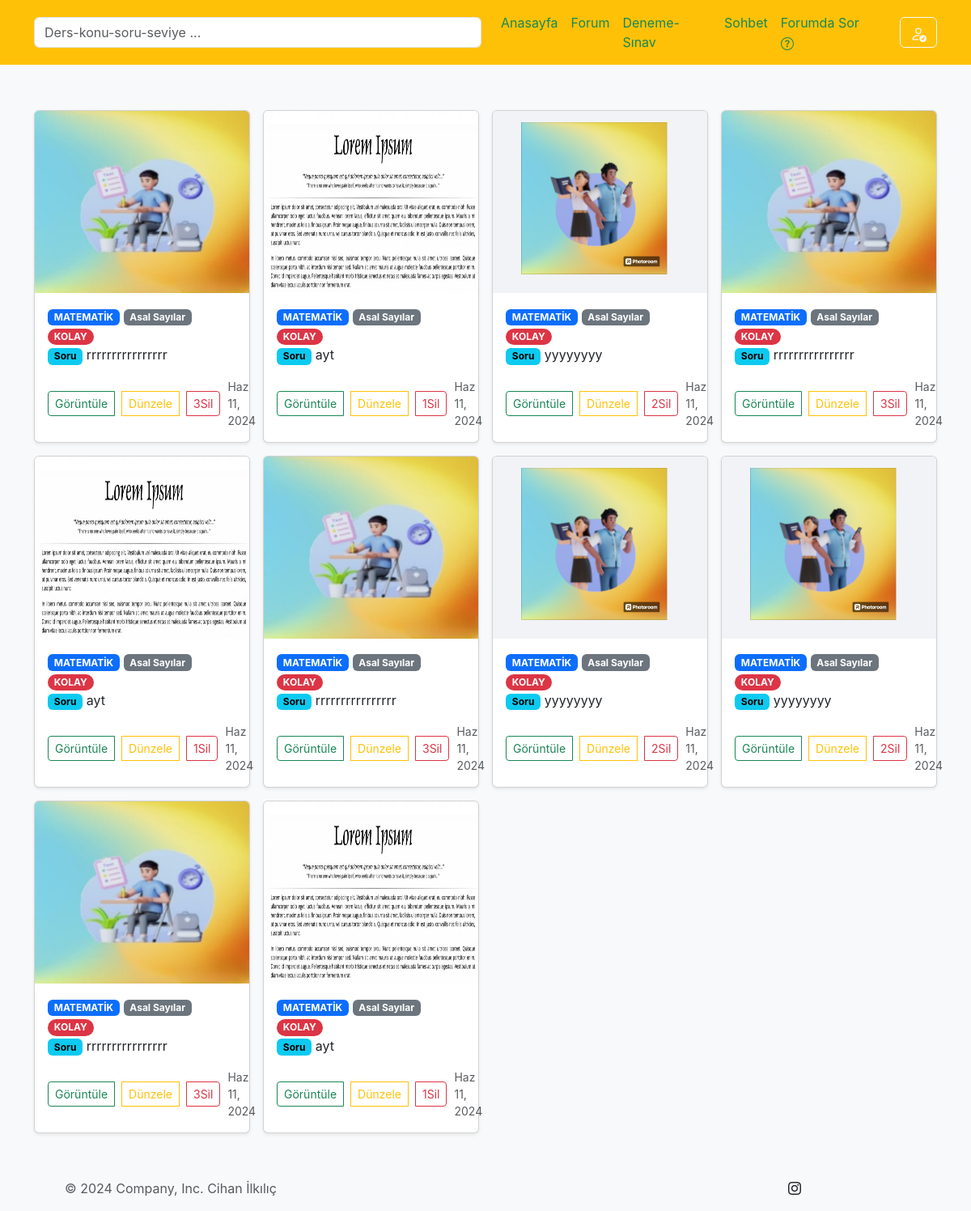
Page /cart/exam_edit/deneme15/ (signed in) on the committed database.
### exam/models.py (models this page shows, shortened)
class Exam(models.Model):
    author=models.ForeignKey(User,on_delete = models.CASCADE,verbose_name="Soruyu Yazan",default=0)# bunu django hazır kullanıcı tablosundan alıyoruz
    Lessons=models.CharField(verbose_name="Ders Adı",null=True,max_length=50,default=0)
    Exam_Title=models.CharField(verbose_name="Sınav Adı",null=True,max_length=50,default=0)
    Question=models.TextField(verbose_name="Soru",blank=True, null=True)
    Choice_A=models.TextField(verbose_name="A Şıkkı",blank=True, null=True)
    Choice_B=models.TextField(verbose_name="B Şıkkı",blank=True, null=True)
    Choice_C=models.TextField(verbose_name="C Şıkkı",blank=True, null=True)
    Choice_D=models.TextField(verbose_name="D Şıkkı",blank=True, null=True)
    Choice_E=models.TextField(verbose_name="E Şıkkı",blank=True, null=True)
    Answer=models.TextField(verbose_name="Cevap",blank=True, null=True)
    Classroom=models.CharField(verbose_name="Kaçıncı Sınıf Sorusu?",null=True,blank=False,max_length=10,default=0)
    Topics_Name=models.CharField(max_length=100,verbose_name="Konu Adı",null=True,default=0)
    Question_Types=models.CharField(verbose_name='SORU TİPLERİ',null=True,max_length=20,default=0)
    Level = models.CharField(max_length=6, blank=True,default=0)
    Question_ID = models.CharField(max_length=30, blank=True,default=0)
    Question_Image=models.ImageField(upload_to='question_images/',blank=True, null=True, verbose_name="Soruya Fotoğraf Ekleyin")
    Created_Date=models.DateTimeField(auto_now=True,verbose_name="Oluşturma Tarihi")

### cart/views.py (the view)
# urls.py: path('exam_edit/<str:edit_>/', views.exam_edit, name='exam_edit'),
def exam_edit(request, edit_):
    user = get_object_or_404(Profile, author_id=request.user.id)
    if request.user.is_authenticated:
        if user.user_types =="Teacher":
            print(edit_)
            global edit_value  # `edit_` değerini ekrana yazdırın
            edit_value = edit_  # İstenen değeri `edit_degeri` değişkenine atayın
            print("yeni", edit_value)
            edit = Exam.objects.filter(Q(author=request.user) & Q(Exam_Title=edit_))
            context = {
                'edit': edit
            }
            return render(request, "exam/exam_edit.html", context)
        else:
            redirect_url = reverse('quizorder:index')  # 'hata_sayfasi' isimli URL'nin adını projenize göre değiştirin
            return HttpResponseRedirect(redirect_url)
    else:
        redirect_url = reverse('quizorder:index')  # 'hata_sayfasi' isimli URL'nin adını projenize göre değiştirin
        return HttpResponseRedirect(redirect_url)

### templates/exam/exam_edit.html (shortened to what this page needs)
{% include 'base/layout.html' %}
{% block body %}
{% include 'exam/exam_edit_albums.html' %}
{% endblock body %}
{% include 'base/footer.html' %}

### templates/exam/exam_edit_albums.html (shortened to what this page needs)
<div class="album py-5 mb-5 bg-light">
    <div class="container">
      <div class="row row-cols-1 row-cols-sm-2 row-cols-md-4 g-3">
        {% for cart_show in edit %}
        <div class="col">
            <div class="card shadow-sm">
              {% if cart_show.Question_Image %}
              <img class="card-img-top" src="{{cart_show.Question_Image.url }}"  width="100%" height="225" alt="..." />
              {% endif %}
              <div class="card-body">
                  <span class="badge text-bg-primary">{{ cart_show.Lessons}}</span>
                  <span class="badge text-bg-secondary">{{ cart_show.Topics_Name}}</span>
                  <span class="badge rounded-pill text-bg-danger">{{ cart_show.Level}}</span>
                <p class="card-text">
                  <span class="badge text-bg-info">Soru</span>
                  {{ cart_show.Question}}</p>
                <div class="d-flex justify-content-between align-items-center">
                  <div class="btn-group">
                    <a class="btn btn-sm btn-outline-success" href="">Görüntüle</a>&nbsp;&nbsp;
                   <button type="button" class="btn btn-sm btn-outline-warning">Dünzele</button>&nbsp;&nbsp;
                  <a class="btn btn-sm btn-outline-danger saveButton" href="{% url "cart:exam_edit_delete" cart_show.Question_ID %}" data-user-id="{{cart_show.Question_ID}}"> {{cart_show.Question_ID}}Sil</a>&nbsp;&nbsp;
                  </div>
                  <small class="text-muted small">{{ cart_show.Created_Date|date:"M d, Y" }}</small>
                </div>
              </div>
            </div>
          </div>
        {% endfor %}
      </div>
    </div>
  </div>

### templates/base/navbar.html (style rules this page uses)
body { font-family: -apple-system, BlinkMacSystemFont, 'Segoe UI', Roboto, Oxygen, Ubuntu, Cantarell, 'Open Sans', 'Helvetica Neue', sans-serif; background-color: #f8f9fa; padding-top: 20px; }

### rows in the picture
Exam: Question_Image (picture), Lessons "MATEMATİK", Topics_Name "Asal Sayılar", Level "KOLAY", Question "rrrrrrrrrrrrrrrr", Question_ID "3", Created_Date "Haz 11, 2024"
Exam: Question_Image (picture), Lessons "MATEMATİK", Topics_Name "Asal Sayılar", Level "KOLAY", Question "ayt", Question_ID "1", Created_Date "Haz 11, 2024"
Exam: Question_Image (picture), Lessons "MATEMATİK", Topics_Name "Asal Sayılar", Level "KOLAY", Question "yyyyyyyy", Question_ID "2", Created_Date "Haz 11, 2024"
Exam: Question_Image (picture), Lessons "MATEMATİK", Topics_Name "Asal Sayılar", Level "KOLAY", Question "rrrrrrrrrrrrrrrr", Question_ID "3", Created_Date "Haz 11, 2024"
Exam: Question_Image (picture), Lessons "MATEMATİK", Topics_Name "Asal Sayılar", Level "KOLAY", Question "ayt", Question_ID "1", Created_Date "Haz 11, 2024"
Exam: Question_Image (picture), Lessons "MATEMATİK", Topics_Name "Asal Sayılar", Level "KOLAY", Question "rrrrrrrrrrrrrrrr", Question_ID "3", Created_Date "Haz 11, 2024"
Exam: Question_Image (picture), Lessons "MATEMATİK", Topics_Name "Asal Sayılar", Level "KOLAY", Question "yyyyyyyy", Question_ID "2", Created_Date "Haz 11, 2024"
Exam: Question_Image (picture), Lessons "MATEMATİK", Topics_Name "Asal Sayılar", Level "KOLAY", Question "yyyyyyyy", Question_ID "2", Created_Date "Haz 11, 2024"
Exam: Question_Image (picture), Lessons "MATEMATİK", Topics_Name "Asal Sayılar", Level "KOLAY", Question "rrrrrrrrrrrrrrrr", Question_ID "3", Created_Date "Haz 11, 2024"
Exam: Question_Image (picture), Lessons "MATEMATİK", Topics_Name "Asal Sayılar", Level "KOLAY", Question "ayt", Question_ID "1", Created_Date "Haz 11, 2024"
